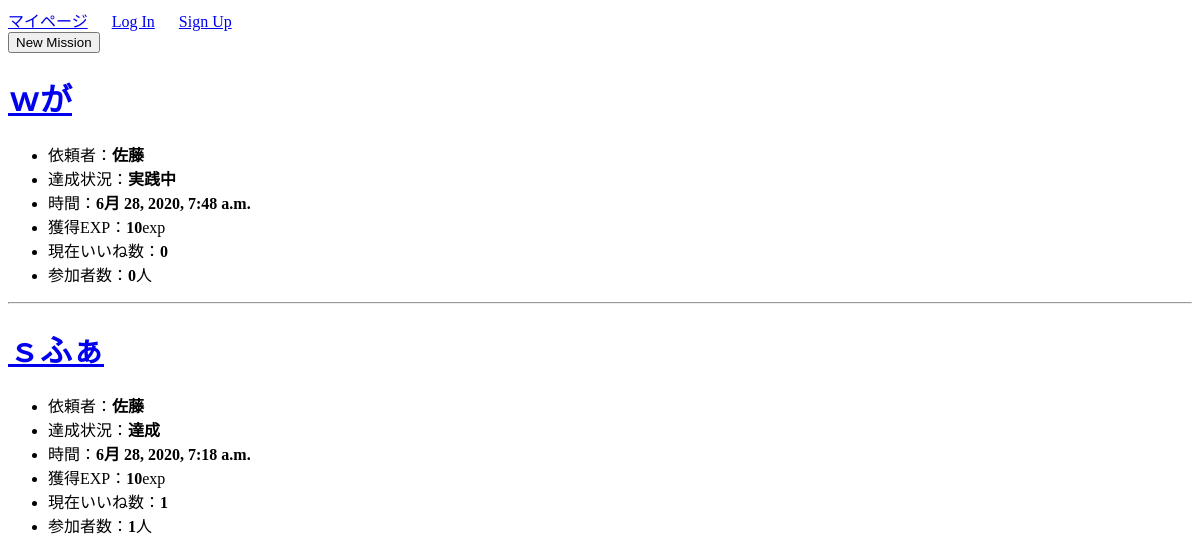
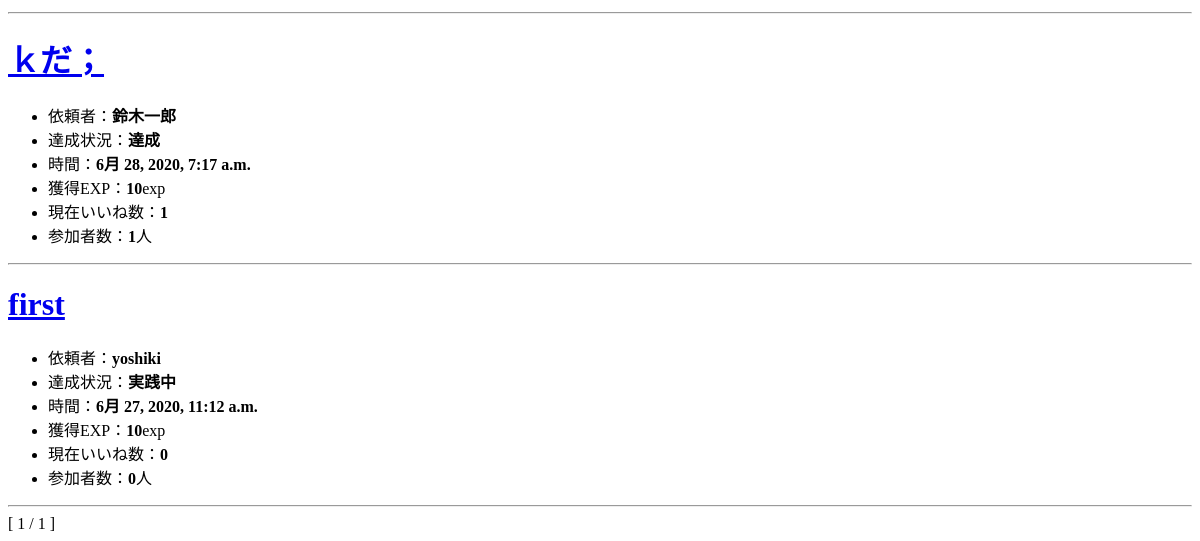
/mission/home/, run on an earlier commit of the app's database (2 pictures, top to bottom).
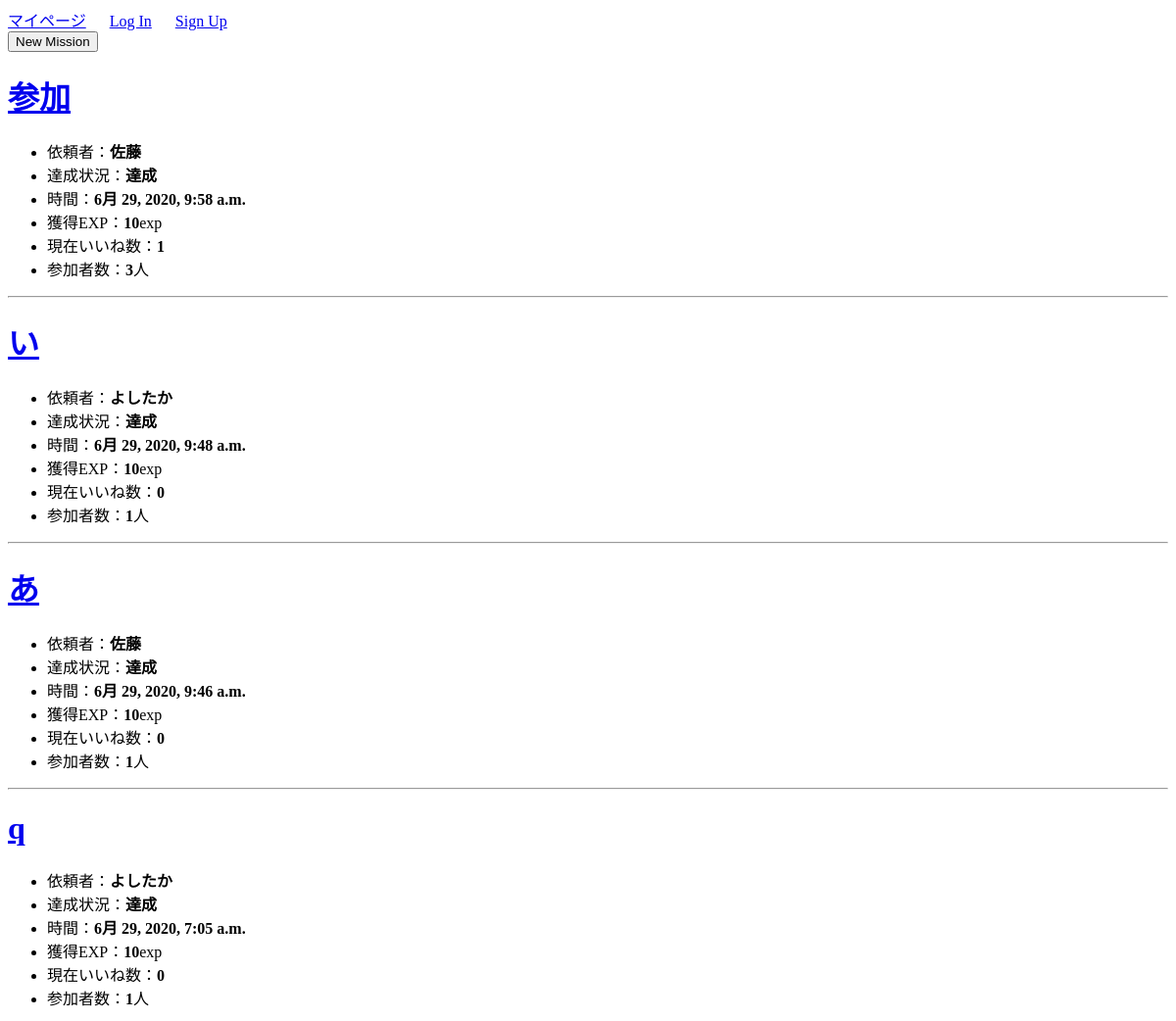
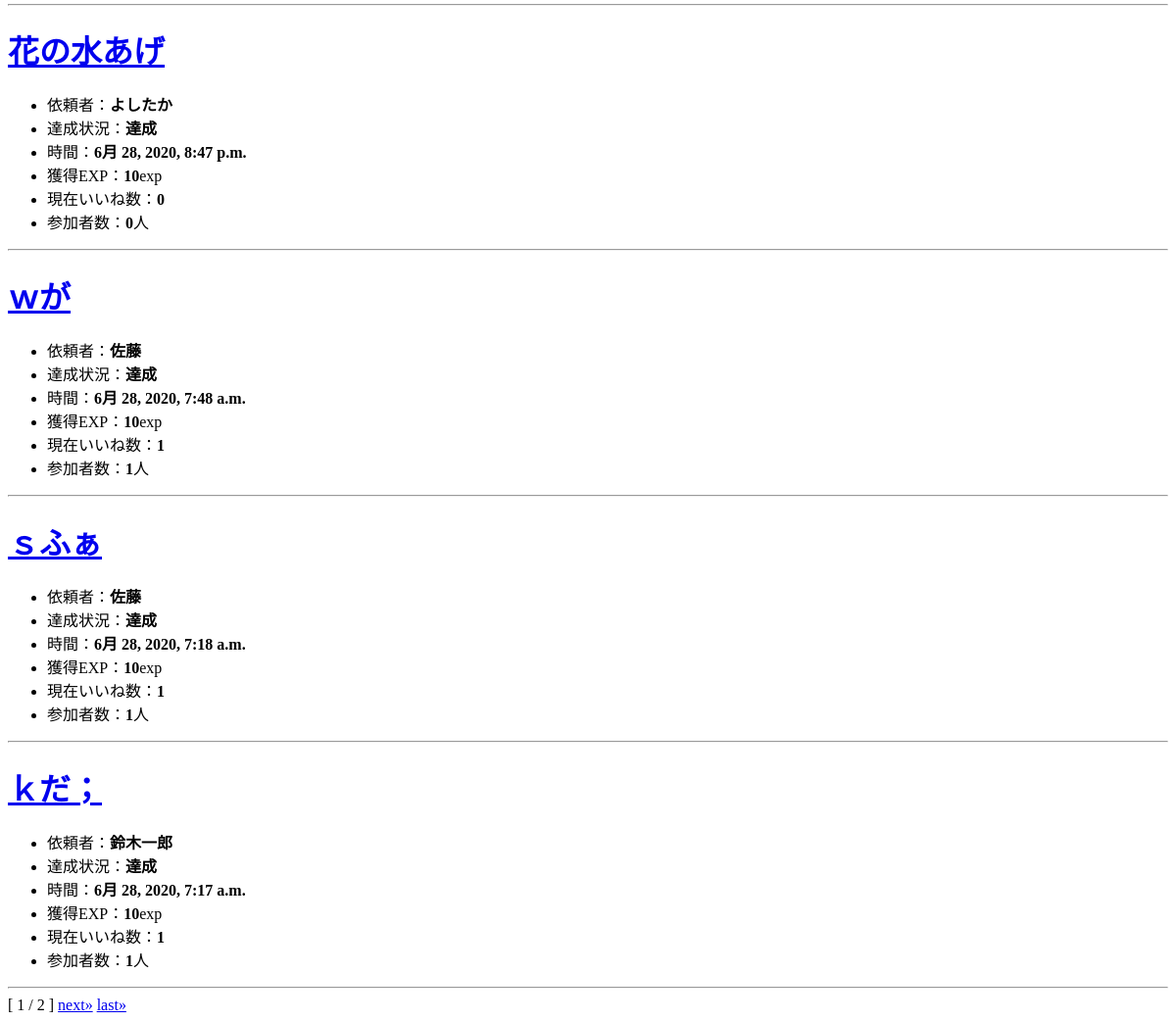
And on a later commit of the database (2 pictures, top to bottom).
### mission/models.py (models this page shows, shortened)
class Mission(models.Model):
    author = models.ForeignKey(User, on_delete=models.CASCADE)
    title = models.CharField(max_length=100)
    content = models.TextField()
    date_posted = models.DateTimeField(default=timezone.now)
    mission_flg = models.IntegerField(choices=EXAMPLE_FLG, default=0)  # 達成状況(0:実践中 / 1:達成)
    cost_exp = models.IntegerField(default=3)                          # 作成時に消費されるポイント(使えていない)
    success_exp = models.IntegerField(default=10)                      # クリア報酬ポイント
    good_count = models.IntegerField(default=0)                        # いいね数
    participants = models.IntegerField(default=0)                      # 参加者数
    participants_list_text = models.CharField(max_length=200, default='')          # 参加者リスト(文字列で保存)
    participants_list = models.ManyToManyField(Profile)                # 参加者リスト(他対他)

### mission/views.py (the view)
class MissionListView(ListView):
    model = Mission
    template_name = 'mission/home.html'
    context_object_name = 'missions'
    paginate_by = 8
    ordering = ['-date_posted']

### mission/templates/mission/home.html (shortened to what this page needs)
{% extends 'mission/base.html' %}
{% block body %}
<div>
    <form action="{% url 'mission-create' %}">
        <button type="submit">New Mission</button>
    </form>
    {% for mission in missions %}
    <h1><a href="{% url 'mission-detail' mission.id %}">{{ mission.title }}</a></h1>
    <ul>
        <li>依頼者：<b>{{ mission.author }}</b></li>
        <li>達成状況：<b>{{ mission.get_mission_flg_display }}</b></li>
        <li>時間：<b>{{ mission.date_posted }}</b></li>
        <li>獲得EXP：<b>{{ mission.success_exp }}</b>exp</li>
        <li>現在いいね数：<b>{{ mission.good_count }}</b></li>
        <li>参加者数：<b>{{ mission.participants }}</b>人</li>
    </ul>
    <hr>
    {% endfor %}
        <span>[ {{ page_obj.number }} / {{ page_obj.paginator.num_pages }} ]</span>
    {% if page_obj.has_next %}
        <a href="?page={{ page_obj.next_page_number}}">next&raquo;</a>
        <a href="?page={{ page_obj.paginator.num_pages }}">last&raquo;</a>
    {% endif %}
</div>
{% endblock body %}

What changed in the data, as far as the page shows it:
no longer on this page (row unchanged): Mission: title "first", author "yoshiki", mission_flg "実践中", date_posted "6月 27, 2020, 11:12 a.m.", success_exp "10", good_count "0", participants "0"
added Mission: title "参加", author "佐藤", mission_flg "達成", date_posted "6月 29, 2020, 9:58 a.m.", success_exp "10", good_count "1", participants "3"
added Mission: title "い", author "よしたか", mission_flg "達成", date_posted "6月 29, 2020, 9:48 a.m.", success_exp "10", good_count "0", participants "1"
added Mission: title "あ", author "佐藤", mission_flg "達成", date_posted "6月 29, 2020, 9:46 a.m.", success_exp "10", good_count "0", participants "1"
added Mission: title "q", author "よしたか", mission_flg "達成", date_posted "6月 29, 2020, 7:05 a.m.", success_exp "10", good_count "0", participants "1"
added Mission: title "花の水あげ", author "よしたか", mission_flg "達成", date_posted "6月 28, 2020, 8:47 p.m.", success_exp "10", good_count "0", participants "0"
changed Mission "ｗが": mission_flg "実践中" → "達成"; good_count "0" → "1"; participants "0" → "1"
Also different on the page:
{{ page_obj.paginator.num_pages }}: "1" → "2"
text now shown: "next» last»"
